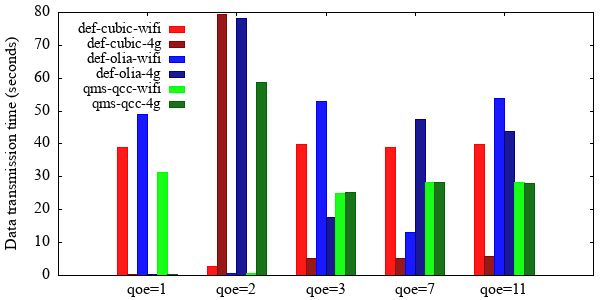

Here is the gnuplot script that generated this plot:

reset
set terminal png font "times new roman" size 600,300

if (!exists("MP_LEFT"))   MP_LEFT = .098
if (!exists("MP_RIGHT"))  MP_RIGHT = .99
if (!exists("MP_TOP"))    MP_TOP = .96
if (!exists("MP_BOTTOM")) MP_BOTTOM = .08
if (!exists("MP_GAP"))    MP_GAP = 0.15

set multiplot layout 1,1 rowsfirst margins screen MP_LEFT, MP_RIGHT, MP_BOTTOM, MP_TOP spacing screen MP_GAP

set ylabel "Data transmission time (seconds)"

set key spacing 1.1 font ",11" at -1.1,50 bottom left samplen 1.6

set style data histogram
set style histogram clustered gap 3
set style fill solid 0.9 border
set datafile separator "|"
plot "test-03---times.dat" \
	using 2:xticlabels(1) lc "red" title columnheader(2), '' \
	using 3:xticlabels(1) lc "dark-red" title columnheader(3), '' \
	using 4:xticlabels(1) lc "blue" title columnheader(4), '' \
	using 5:xticlabels(1) lc "dark-blue" title columnheader(5), '' \
	using 6:xticlabels(1) lc "green" title columnheader(6), '' \
	using 7:xticlabels(1) lc "dark-green" title columnheader(7)
